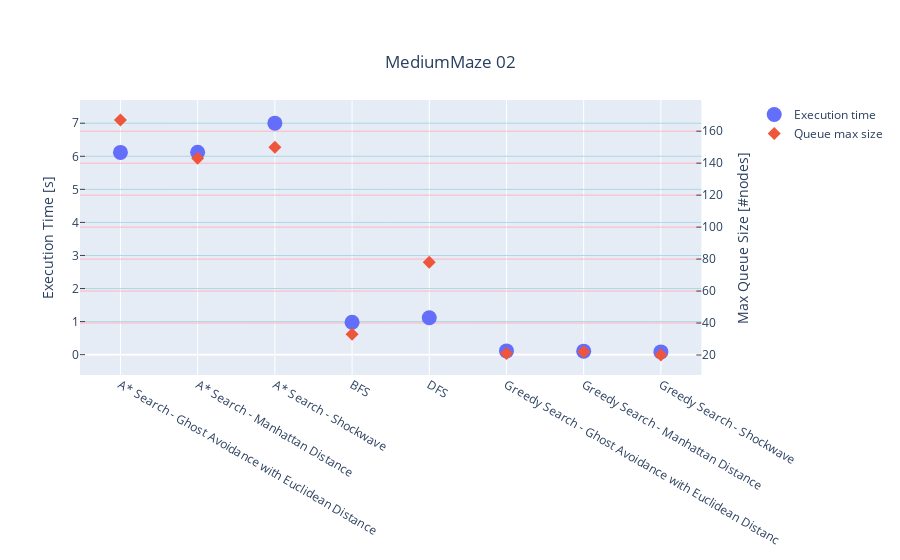

The cell this chart's notebook holds for it:
### Code cell
from plotly.subplots import make_subplots
# fig = go.Figure()
fig = make_subplots(specs=[[{"secondary_y": True}]])

fig.add_trace(go.Scatter(x=df_s.index, y=df_s['time'],
                    mode='markers',
                    name='Execution time',
                    marker_size=15),
             secondary_y=False)
fig.add_trace(go.Scatter(x=df_s.index, y=df_s['max_tam'],
                    mode='markers',
                    name='Queue max size',
                    marker_symbol="diamond",
                        marker_size=10),
              secondary_y=True)

fig.update_yaxes(title_text="Execution Time [s]", secondary_y=False, gridcolor='LightBlue', ticks="inside", nticks=10)
fig.update_yaxes(title_text="Max Queue Size [#nodes]", secondary_y=True, gridcolor='LightPink', ticks="inside", nticks=10)

fig.update_layout(
    title={
        'text': "MediumMaze 02",
        'y':0.9,
        'x':0.5,
        'xanchor': 'center',
        'yanchor': 'top'})

fig.show()

### Figure 1 — Plotly figure (JSON) as saved in the notebook; plotly's stock layout.template omitted (floating-point values rounded to 4 significant figures)
{"data": [{"marker": {"size": 15}, "mode": "markers", "name": "Execution time", "type": "scatter", "x": ["A* Search - Ghost Avoidance with Euclidean Distance", "A* Search - Manhattan Distance", "A* Search - Shockwave", "BFS", "DFS", "Greedy Search - Ghost Avoidance with Euclidean Distanc", "Greedy Search - Manhattan Distance", "Greedy Search - Shockwave"], "xaxis": "x", "y": [6.117, 6.124, 7.003, 0.9798, 1.118, 0.114, 0.1056, 0.08401], "yaxis": "y"}, {"marker": {"size": 10, "symbol": "diamond"}, "mode": "markers", "name": "Queue max size", "type": "scatter", "x": ["A* Search - Ghost Avoidance with Euclidean Distance", "A* Search - Manhattan Distance", "A* Search - Shockwave", "BFS", "DFS", "Greedy Search - Ghost Avoidance with Euclidean Distanc", "Greedy Search - Manhattan Distance", "Greedy Search - Shockwave"], "xaxis": "x", "y": [167, 143, 150, 33, 78, 21, 22, 20], "yaxis": "y2"}], "layout": {"title": {"text": "MediumMaze 02", "x": 0.5, "xanchor": "center", "y": 0.9, "yanchor": "top"}, "xaxis": {"anchor": "y", "domain": [0, 0.94]}, "yaxis": {"anchor": "x", "domain": [0, 1], "gridcolor": "LightBlue", "nticks": 10, "ticks": "inside", "title": {"text": "Execution Time [s]"}}, "yaxis2": {"anchor": "x", "gridcolor": "LightPink", "nticks": 10, "overlaying": "y", "side": "right", "ticks": "inside", "title": {"text": "Max Queue Size [#nodes]"}}}}
